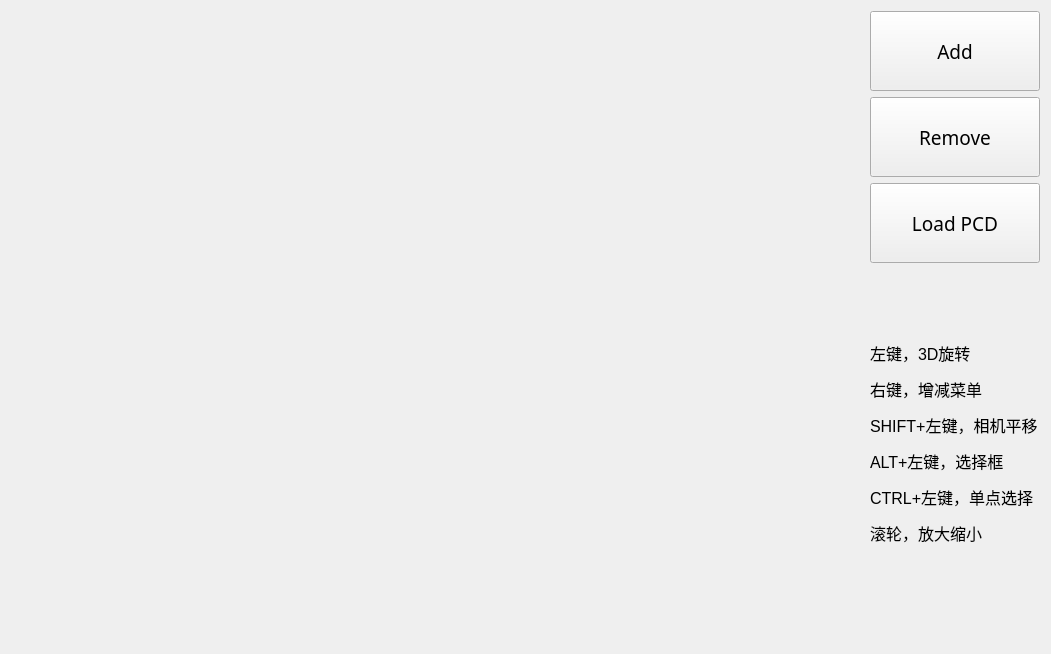
<?xml version="1.0" encoding="UTF-8"?>
<ui version="4.0">
 <class>TestVtk</class>
 <widget class="QWidget" name="TestVtk">
  <property name="geometry">
   <rect>
    <x>0</x>
    <y>0</y>
    <width>1051</width>
    <height>654</height>
   </rect>
  </property>
  <layout class="QHBoxLayout" name="horizontalLayout_2">
   <item>
    <layout class="QHBoxLayout" name="horizontalLayout" stretch="5,1">
     <item>
      <widget class="QVTKOpenGLNativeWidget" name="vtkWidget" native="true">
       <property name="minimumSize">
        <size>
         <width>800</width>
         <height>600</height>
        </size>
       </property>
      </widget>
     </item>
     <item>
      <layout class="QVBoxLayout" name="verticalLayout">
       <item>
        <layout class="QVBoxLayout" name="verticalLayout_2">
         <item>
          <widget class="QPushButton" name="add_cube">
           <property name="minimumSize">
            <size>
             <width>120</width>
             <height>80</height>
            </size>
           </property>
           <property name="font">
            <font>
             <family>微软雅黑</family>
             <pointsize>14</pointsize>
            </font>
           </property>
           <property name="text">
            <string>Add</string>
           </property>
          </widget>
         </item>
         <item>
          <widget class="QPushButton" name="delete_cube">
           <property name="minimumSize">
            <size>
             <width>120</width>
             <height>80</height>
            </size>
           </property>
           <property name="font">
            <font>
             <family>微软雅黑</family>
             <pointsize>14</pointsize>
            </font>
           </property>
           <property name="text">
            <string>Remove</string>
           </property>
          </widget>
         </item>
         <item>
          <widget class="QPushButton" name="load_pcl">
           <property name="minimumSize">
            <size>
             <width>120</width>
             <height>80</height>
            </size>
           </property>
           <property name="font">
            <font>
             <family>微软雅黑</family>
             <pointsize>14</pointsize>
            </font>
           </property>
           <property name="text">
            <string>Load PCD</string>
           </property>
          </widget>
         </item>
        </layout>
       </item>
       <item>
        <spacer name="verticalSpacer_2">
         <property name="orientation">
          <enum>Qt::Vertical</enum>
         </property>
         <property name="sizeHint" stdset="0">
          <size>
           <width>20</width>
           <height>40</height>
          </size>
         </property>
        </spacer>
       </item>
       <item>
        <widget class="QLabel" name="label">
         <property name="text">
          <string>&lt;html&gt;&lt;head/&gt;&lt;body&gt;
&lt;p&gt;&lt;span style=&quot; font-size:12pt;&quot;&gt;左键，3D旋转&lt;/span&gt;&lt;/p&gt;
&lt;p&gt;&lt;span style=&quot; font-size:12pt;&quot;&gt;右键，增减菜单&lt;/span&gt;&lt;/p&gt;
&lt;p&gt;&lt;span style=&quot; font-size:12pt;&quot;&gt;SHIFT+左键，相机平移&lt;/span&gt;&lt;/p&gt;
&lt;p&gt;&lt;span style=&quot; font-size:12pt;&quot;&gt;ALT+左键，选择框&lt;/span&gt;&lt;/p&gt;
&lt;p&gt;&lt;span style=&quot; font-size:12pt;&quot;&gt;CTRL+左键，单点选择&lt;/span&gt;&lt;/p&gt;
&lt;p&gt;&lt;span style=&quot; font-size:12pt;&quot;&gt;滚轮，放大缩小&lt;/span&gt;&lt;/p&gt;
&lt;p&gt;
&lt;/body&gt;&lt;/html&gt;</string>
         </property>
        </widget>
       </item>
       <item>
        <spacer name="verticalSpacer">
         <property name="orientation">
          <enum>Qt::Vertical</enum>
         </property>
         <property name="sizeHint" stdset="0">
          <size>
           <width>20</width>
           <height>40</height>
          </size>
         </property>
        </spacer>
       </item>
      </layout>
     </item>
    </layout>
   </item>
  </layout>
 </widget>
 <customwidgets>
  <customwidget>
   <class>QVTKOpenGLNativeWidget</class>
   <extends>QWidget</extends>
   <header>QVTKOpenGLNativeWidget.h</header>
   <container>1</container>
  </customwidget>
 </customwidgets>
 <resources/>
 <connections/>
</ui>
